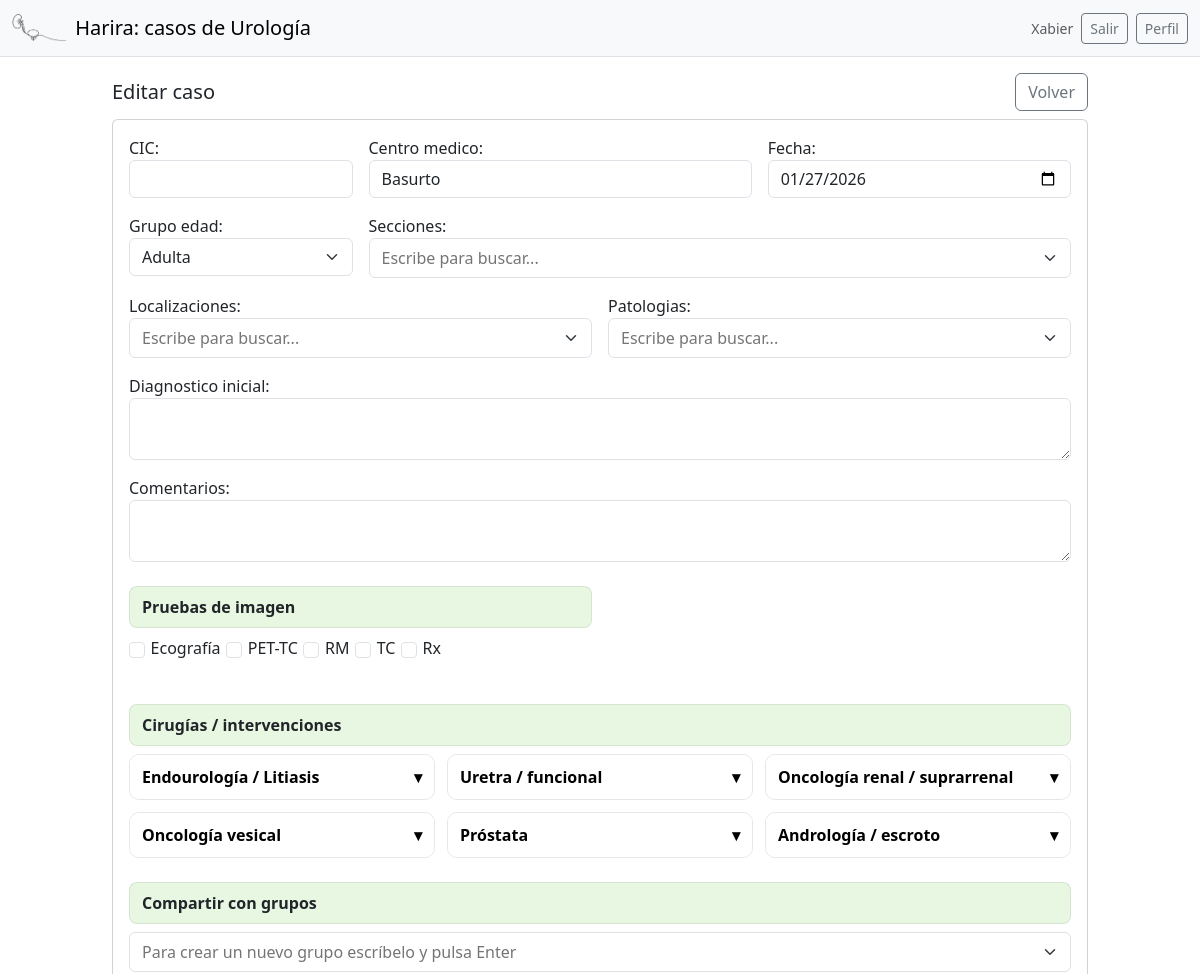
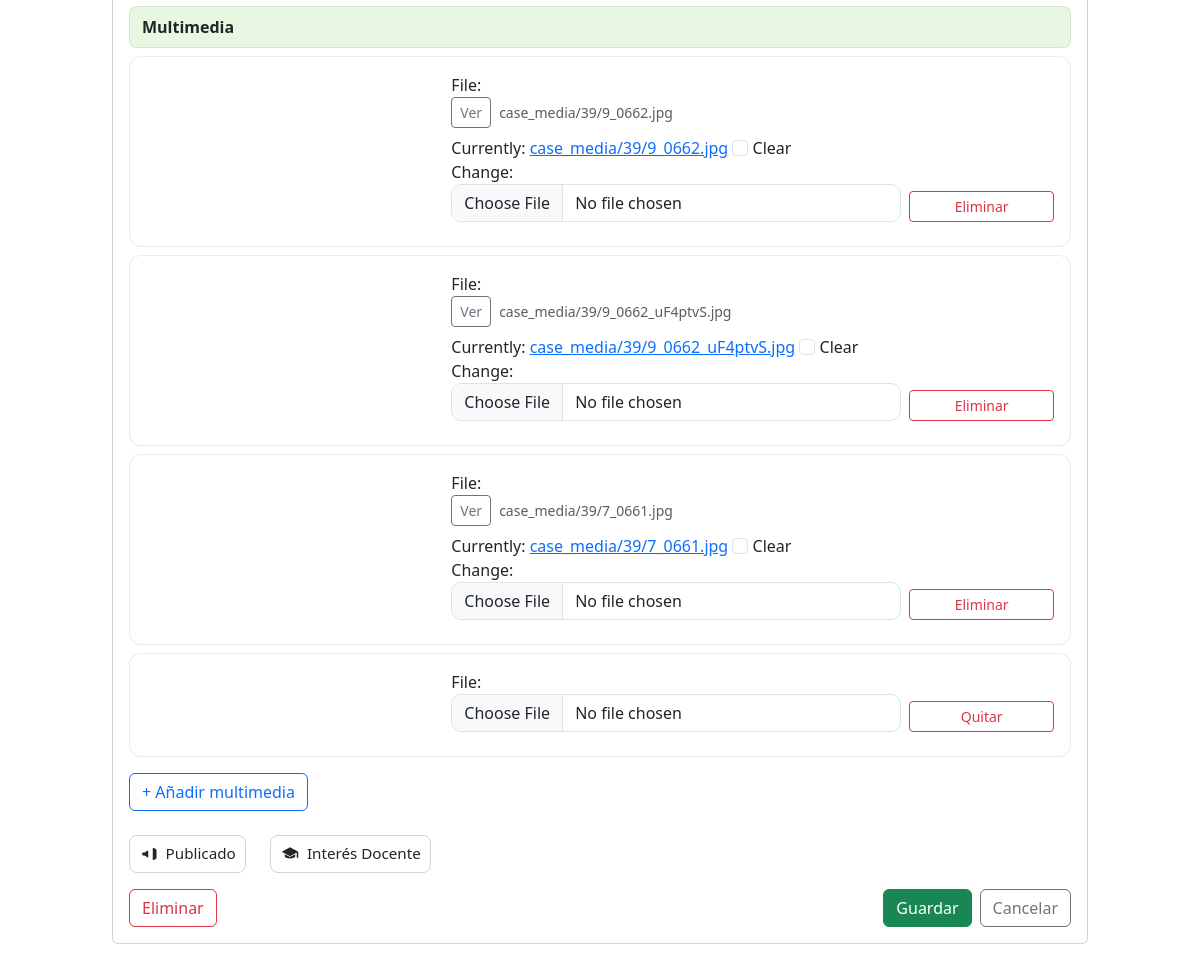
Page /39/edit/ (signed in) on the committed database (2 pictures, top to bottom).
### cases/models.py (models this page shows, shortened)
class Case(models.Model):
    class AgeGroup(models.TextChoices):
        ADULTA = "adulta", "Adulta"
        PEDIATRICA = "pediatrica", "Pediátrica"
    cic = models.CharField(max_length=50, blank=True)
    centro_medico = models.CharField(max_length=150, blank=True)
    fecha = models.DateField(null=True, blank=True)
    grupo_edad = models.CharField(max_length=20, choices=AgeGroup.choices, default=AgeGroup.ADULTA)
    created_by = models.ForeignKey(
        settings.AUTH_USER_MODEL,
        null=True, blank=True,
        on_delete=models.SET_NULL,
        related_name="cases_created",
    )
    secciones = models.ManyToManyField(
        Tag, related_name="cases_seccion", blank=True,
        limit_choices_to={"kind": Tag.Kind.SECCION}
    )
    localizaciones = models.ManyToManyField(
        Tag, related_name="cases_localizacion", blank=True,
        limit_choices_to={"kind": Tag.Kind.LOCALIZACION}
    )
    patologias = models.ManyToManyField(
        Tag, related_name="cases_patologia", blank=True,
        limit_choices_to={"kind": Tag.Kind.PATOLOGIA}
    )
    diagnostico_inicial = models.TextField(blank=True)
    comentarios = models.TextField(blank=True)
    publicado = models.BooleanField(default=False)
    publicado_en = models.CharField(max_length=200, blank=True)
    pruebas_imagen = models.JSONField(default=list, blank=True)     # p.ej. ["TC", "RM"]
    procedimientos = models.JSONField(default=list, blank=True)
    interes_docente = models.BooleanField(default=False)
    shared_groups = models.ManyToManyField(
        Group,
        blank=True,
        related_name="cases",   # IMPORTANTE para contar casos fácil
    )
    created_by = models.ForeignKey(settings.AUTH_USER_MODEL, on_delete=models.SET_NULL, null=True, related_name="cases_created")
    created_at = models.DateTimeField(auto_now_add=True)
    class Meta:
        ordering = ["-fecha", "-created_at"]
    shared_groups = models.ManyToManyField(
        Group,
        blank=True,
        related_name="shared_cases",
    )

class CaseMedia(models.Model):
    case = models.ForeignKey("Case", on_delete=models.CASCADE, related_name="media")
    file = models.FileField(upload_to=case_media_path, blank=True, null=True)
    url = models.URLField(blank=True, null=True)
    title = models.CharField("Nombre", max_length=120, blank=True)
    caption = models.CharField(max_length=120, blank=True, default="")
    created_at = models.DateTimeField(auto_now_add=True)
    class Meta:
        ordering = ["id"]

### cases/views.py (the view)
# urls.py: path("<int:pk>/edit/", views.case_edit, name="case_edit"),
@login_required
def case_edit(request, pk):
    case = get_object_or_404(Case, pk=pk)
    if not user_can_access_case(request.user, case):
        return redirect("case_list")
    if request.method == "POST":
        form = CaseForm(request.POST, instance=case, user=request.user)
        media_formset = CaseMediaFormSet(request.POST, request.FILES, instance=case)
        if form.is_valid() and media_formset.is_valid():
            case = form.save()  # no hace falta commit=False aquí
            media_formset.save()
            case.shared_groups.set(form.cleaned_data.get("shared_groups", []))
            request.user.groups.add(*case.shared_groups.all())
            return redirect("case_list")
    else:
        form = CaseForm(instance=case, user=request.user)
        media_formset = CaseMediaFormSet(instance=case)
    return render(request, "cases/case_form.html", {
        "form": form,
        "media_formset": media_formset,
        "mode": "edit",
    })

### cases/models.py (called while the page is built)
    def __str__(self):
        return self.name

### cases/views.py (called while the page is built)
def user_can_access_case(user, case) -> bool:
    if case.created_by_id == user.id:
        return True
    return case.shared_groups.filter(
        id__in=user.groups.values_list("id", flat=True)
    ).exists()

### templates/cases/case_form.html (shortened to what this page needs)
{% extends "base.html" %}
{% block content %}
<div class="row justify-content-center">
  <div class="col-12 col-lg-10">
    <div class="d-flex justify-content-between align-items-center mb-2">
      <h5 class="mb-0">{% if mode == "new" %}Nuevo caso{% else %}Editar caso{% endif %}</h5>
      <a class="btn btn-outline-secondary" href="{% url 'case_list' %}">Volver</a>
    </div>
    <div class="card">
      <div class="card-body">
        <form method="post" enctype="multipart/form-data">
          <div class="row g-3">
            <div class="col-md-3">
              {{ form.cic.label_tag }}{{ form.cic }}
            </div>
            <div class="col-md-5">{{ form.centro_medico.label_tag }}{{ form.centro_medico }}</div>
            <div class="col-md-4">{{ form.fecha.label_tag }}{{ form.fecha }}</div>
            <div class="col-md-3">{{ form.grupo_edad.label_tag }}{{ form.grupo_edad }}</div>
            <div class="col-md-9">{{ form.secciones.label_tag }}{{ form.secciones }}</div>
            <div class="col-md-6">{{ form.localizaciones.label_tag }}{{ form.localizaciones }}</div>
            <div class="col-md-6">{{ form.patologias.label_tag }}{{ form.patologias }}</div>
            <div class="col-12">{{ form.diagnostico_inicial.label_tag }}{{ form.diagnostico_inicial }}</div>
            <div class="col-12">{{ form.comentarios.label_tag }}{{ form.comentarios }}</div>
            <div class="col-md-6">
                <div class="section-header mt-2">
                  <span>Pruebas de imagen</span>
                </div>
                <div class="check-row">
                {{ form.pruebas_imagen }}
                </div>
            </div>
            <div class="col-md-12">
            <div class="section-header mt-4">
              <span>Cirugías / intervenciones</span>
            </div>
            <div class="proc-accordion" id="proc-accordion">
            {% for group_name, keys in form.proc_groups.items %}
                <div class="proc-group">
                <button type="button" class="proc-header" aria-expanded="false">
                    <span>{{ group_name }}</span>
                    <span class="proc-chevron">▾</span>
                </button>
                </div>
            {% endfor %}
            </div>
            </div>
            <div class="col-12">
              <div class="section-header mt-2">
                  <span>Compartir con grupos</span>
              </div>
            </div>
          </div>
          <div class="col-12">
            <div class="section-header mt-2"><span>Multimedia</span></div>
            <div id="media-forms">
              {% for f in media_formset.forms %}
                <div class="card p-3 mb-2 media-row">
                  <div class="row g-2 align-items-end">
                    <div class="col-md-6">
                      {{ f.file.label_tag }}
                      {% if f.instance.pk and f.instance.file %}
                        <div class="d-flex align-items-center gap-2 mb-2">
                          <a href="{{ f.instance.file.url }}" target="_blank" class="btn btn-outline-secondary btn-sm">Ver</a>
                          <small class="text-muted">{{ f.instance.title|default:f.instance.file.name }}</small>
                        </div>
                      {% endif %}
                      {{ f.file }}
                    </div>
                    <div class="col-md-2 d-grid">
                      {% if f.instance.pk %}
                        <label class="btn btn-outline-danger btn-sm" for="{{ f.DELETE.id_for_label }}">Eliminar</label>
                      {% else %}
                        <button type="button" class="btn btn-outline-danger btn-sm js-remove-media">Quitar</button>
                      {% endif %}
                    </div>
                  </div>
                </div>
              {% endfor %}
            </div>
            <button type="button" class="btn btn-outline-primary mt-2" id="addMediaRow">+ Añadir multimedia</button>
          </div>
          <div class="col-md-4 d-flex align-items-end gap-4 mt-4">
            <div class="toggle-icon">
                <label for="id_publicado" class="icon-btn" title="Publicado">
                <svg class="icon" viewBox="0 0 24 24" aria-hidden="true">
                    <path d="M3 11v2a1 1 0 0 0 1 1h2l5 3V7L6 10H4a1 1 0 0 0-1 1zm14-6v14a1 1 0 0 0 1.447.894l3-1.5A1 1 0 0 0 22 17.5v-11a1 1 0 0 0-.553-.894l-3-1.5A1 1 0 0 0 17 5z"/>
                </svg>
                <span class="icon-label">Publicado</span>
                </label>
            </div>
            <div class="toggle-icon">
                <label for="id_interes_docente" class="icon-btn" title="Interés docente">
                <svg class="icon" viewBox="0 0 24 24" aria-hidden="true">
                    <path d="M12 3 1 9l11 6 9-4.91V17h2V9L12 3zm-7 9.24V15c0 1.66 3.13 3 7 3s7-1.34 7-3v-2.76l-7 3.82-7-3.82z"/>
                </svg>
                <span class="icon-label">Interés Docente</span>
                </label>
            </div>
            </div>
          <div class="d-flex justify-content-end gap-2 mt-3">
            {% if mode == "edit" %}
              <a class="btn btn-outline-danger me-auto"
                href="{% url 'case_delete' form.instance.pk %}">
                Eliminar
              </a>
            {% endif %}
            <button class="btn btn-success" type="submit">Guardar</button>
            <a class="btn btn-outline-secondary" href="{% url 'case_list' %}">Cancelar</a>
          </div>
        </form>
      </div>
    </div>
  </div>
</div>
{% endblock %}

### templates/base.html (shortened to what this page needs)
{% load static %}
<!doctype html>
<html lang="es">
<head>
  <link href="https://cdn.jsdelivr.net/npm/bootstrap@5.3.3/dist/css/bootstrap.min.css" rel="stylesheet">
  <link rel="stylesheet" href="{% static 'vendor/tom-select/tom-select.bootstrap5.min.css' %}">
</head>
<body>
  <nav class="navbar navbar-light bg-light border-bottom">
    <div class="container-fluid">
      <a class="navbar-brand d-flex align-items-center gap-2" href="{% url 'case_list' %}">
        <img src="{% static 'img/logo.png' %}" height="28" class="d-inline-block align-text-top">
        <span>Harira: casos de Urología</span>
      </a>
      {% if user.is_authenticated %}
        <div class="d-flex gap-2">
          <span class="text-muted small align-self-center">{{ user.username }}</span>
          <form method="post" action="{% url 'logout' %}" class="d-inline">
            <button class="btn btn-outline-secondary btn-sm" type="submit">Salir</button>
          </form>
          <a class="btn btn-outline-secondary btn-sm" href="{% url 'profile' %}">Perfil</a>
        </div>
      {% endif %}
    </div>
  </nav>
  <main class="container-fluid py-3">
    {% block content %}{% endblock %}
  </main>
</body>
</html>

### templates/base.html (style rules this page uses)
.icon-btn { display: inline-flex; align-items: center; gap: .4rem; padding: .4rem .6rem; border: 1px solid #cfd4da; border-radius: .6rem; cursor: pointer; user-select: none; background: #fff; }
.icon-btn .icon { width: 22px; height: 22px; fill: currentColor; }
.icon-btn .icon-label { font-size: 0.95rem; }
.section-header { display:flex; align-items:center; gap:.5rem; padding:.5rem .75rem; background: rgba(177, 229, 155, 0.3); border: 1px solid rgba(0,0,0,.08); border-radius: .5rem; font-weight: 600; margin-bottom: .5rem; }
.icon-btn { display:inline-flex; align-items:center; gap:.5rem; padding:.4rem .6rem; border:1px solid rgba(0,0,0,.15); border-radius:.5rem; background:#fff; }
.icon-btn .icon { width:18px; height:18px; }
.proc-accordion { display: grid; grid-template-columns: 1fr; gap: 12px; }
@media (min-width: 768px) { .proc-accordion { grid-template-columns: repeat(2, minmax(0, 1fr)); } }
@media (min-width: 992px) { .proc-accordion { grid-template-columns: repeat(3, minmax(0, 1fr)); } }
.proc-group { height: fit-content; }
.proc-group { border: 1px solid #e6e6e6; border-radius: 10px; overflow: hidden; }
.proc-header { width: 100%; display: flex; align-items: center; justify-content: space-between; gap: 10px; padding: 10px 12px; background: #fff; border: 0; cursor: pointer; font-weight: 600; text-align: left; }
.proc-chevron { transition: transform .15s ease; }
.check-row { display: flex; flex-wrap: wrap; gap: .6rem 1rem; align-items: center; }
.check-row > div, .check-row label { margin: 0; display: inline-flex; align-items: center; gap: .35rem; }
.icon-btn { border-color: #cfd4da !important; background: #fff !important; color: inherit !important; }
.media-row { border: 1px solid rgba(0,0,0,.08); border-radius: 12px; }
.media-row input[type="text"], .media-row input[type="url"], .media-row input[type="file"], .media-row textarea { border-radius: 10px; }

### rows in the picture
Case: centro_medico "Basurto", fecha "01/27/2026", grupo_edad "Adulta", pruebas_imagen "☐ ☐ ☐ ☐ ☐"
CaseMedia: instance "case_media/39/9_0662.jpg"
CaseMedia: instance "case_media/39/9_0662_uF4ptvS.jpg"
CaseMedia: instance "case_media/39/7_0661.jpg"

### other values in the picture
{{ user.username }} "Xabier"
{{ group_name }} "Endourología / Litiasis" "Uretra / funcional" "Oncología renal / suprarrenal" "Oncología vesical" "Próstata" "Andrología / escroto"
{{ f.file.label_tag }} "File:" "File:" "File:" "File:"
